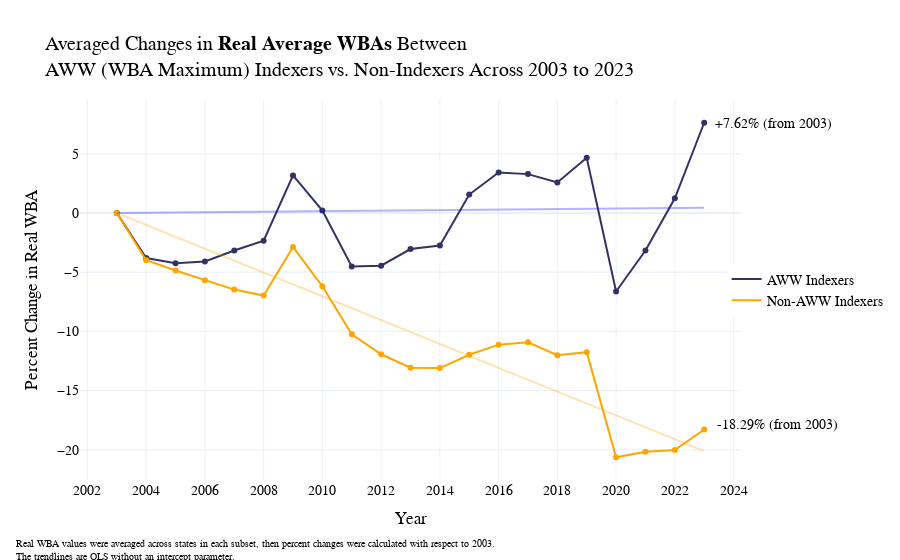

Notebook code cell kept with this figure:
### Code cell
X = avg_indexers["index"]
y = avg_indexers["Real Average WBA (regional, 2023 base)"]

X_reshaped = X.values.reshape(-1, 1)
model = sm.OLS(y, X, hasconst=False).fit()

x_pred = np.linspace(X.min(), X.max(), 100)
y_pred = model.predict(x_pred)
x_pred = x_pred + 2003

X = avg_nonindexers["index"]
y = avg_nonindexers["Real Average WBA (regional, 2023 base)"]

X_reshaped = X.values.reshape(-1, 1)
model = sm.OLS(y, X, hasconst=False).fit()

x_pred2 = np.linspace(X.min(), X.max(), 100)
y_pred2 = model.predict(x_pred2)
x_pred2 = x_pred2 + 2003

fig1 = px.line(data_frame = avg_indexers, 
             x = "Year", 
             y = "Real Average WBA (regional, 2023 base)",
              )
fig1.update_traces(line=dict(color = 'rgba(50, 50, 100,1)'), name="AWW Indexers", showlegend=True)

fig2 = px.scatter(data_frame = avg_indexers, 
                x = "Year", 
                y = "Real Average WBA (regional, 2023 base)",
                color_discrete_sequence=["rgb(50,50,100)"])

fig5 = px.line(data_frame = avg_nonindexers, 
             x = "Year", 
             y = "Real Average WBA (regional, 2023 base)",
              )
fig5.update_traces(line=dict(color = 'rgba(255, 165, 0,1)'), name="Non-AWW Indexers", showlegend=True)

fig6 = px.scatter(data_frame = avg_nonindexers, 
                x = "Year", 
                y = "Real Average WBA (regional, 2023 base)",
                color_discrete_sequence=["rgb(255, 165, 0)"])

fig1 = go.Figure(data= fig1.data + fig2.data + fig5.data + fig6.data)

fig1.add_trace(go.Scatter(
    x=x_pred,
    y=y_pred,
    mode='lines',
    line=dict(color='blue', width=2),
    opacity=0.3,
    showlegend=False
))
fig1.add_trace(go.Scatter(
    x=x_pred2,
    y=y_pred2,
    mode='lines',
    line=dict(color='orange', width=2),
    opacity=0.3,
    showlegend=False
))
fig1.update_layout(title_text="Averaged Changes in <b>Real Average WBAs</b> Between<br>AWW (WBA Maximum) Indexers vs. Non-Indexers Across 2003 to 2023",
                   xaxis_title="Year", yaxis_title="Percent Change in Real WBA",
                   height=500,
                   font=dict(
                        family="Cambria",  
                        size=14,         
                        color="black",
                    ),
                   xaxis=dict(
                        tickmode='linear',   
                        tick0=2000,          
                        dtick=2              
                    ),
                   yaxis=dict(
                        tick0=0,          
                        dtick=5 
                    ),
                   legend=dict(
                        orientation="v",     
                        x=1.1,
                        xanchor="center",
                        y=0.5
                    )
                  )

fig1.add_annotation(
    xref="paper", yref="paper",
    x=1.14, y=0.96,
    text="+7.62% (from 2003)",
    showarrow=False,
    font=dict(size=14, color="black"),
    align="left"
)
fig1.add_annotation(
    xref="paper", yref="paper",
    x=1.15, y=0.12,
    text="-18.29% (from 2003)",
    showarrow=False,
    font=dict(size=14, color="black"),
    align="left"
)
fig1.add_annotation(
    text='Real WBA values were averaged across states in each subset, then percent changes were calculated with respect to 2003.<br>The trendlines are OLS without an intercept parameter.',
    showarrow=False,
    xref="paper",
    yref="paper",
    x=-0.1,
    y=-0.15,
    xanchor="left",
    yanchor="top",
    font=dict(size=10),
    align="left"
)

### Figure 1 — Plotly figure (JSON) as saved in the notebook; plotly's stock layout.template omitted (floating-point values rounded to 4 significant figures)
{"data": [{"hovertemplate": "Year=%{x}<br>Real Average WBA (regional, 2023 base)=%{y}<extra></extra>", "legendgroup": "", "line": {"color": "rgba(50, 50, 100,1)", "dash": "solid"}, "marker": {"symbol": "circle"}, "mode": "lines", "name": "AWW Indexers", "orientation": "v", "showlegend": true, "type": "scatter", "x": [2003, 2004, 2005, 2006, 2007, 2008, 2009, 2010, 2011, 2012, 2013, 2014, 2015, 2016, 2017, 2018, 2019, 2020, 2021, 2022, 2023], "xaxis": "x", "y": [0, -3.81, -4.246, -4.091, -3.173, -2.342, 3.173, 0.2041, -4.527, -4.448, -3.045, -2.746, 1.556, 3.423, 3.284, 2.583, 4.666, -6.63, -3.166, 1.238, 7.623], "yaxis": "y"}, {"hovertemplate": "Year=%{x}<br>Real Average WBA (regional, 2023 base)=%{y}<extra></extra>", "legendgroup": "", "marker": {"color": "rgb(50,50,100)", "symbol": "circle"}, "mode": "markers", "name": "", "orientation": "v", "showlegend": false, "type": "scatter", "x": [2003, 2004, 2005, 2006, 2007, 2008, 2009, 2010, 2011, 2012, 2013, 2014, 2015, 2016, 2017, 2018, 2019, 2020, 2021, 2022, 2023], "xaxis": "x", "y": [0, -3.81, -4.246, -4.091, -3.173, -2.342, 3.173, 0.2041, -4.527, -4.448, -3.045, -2.746, 1.556, 3.423, 3.284, 2.583, 4.666, -6.63, -3.166, 1.238, 7.623], "yaxis": "y"}, {"hovertemplate": "Year=%{x}<br>Real Average WBA (regional, 2023 base)=%{y}<extra></extra>", "legendgroup": "", "line": {"color": "rgba(255, 165, 0,1)", "dash": "solid"}, "marker": {"symbol": "circle"}, "mode": "lines", "name": "Non-AWW Indexers", "orientation": "v", "showlegend": true, "type": "scatter", "x": [2003, 2004, 2005, 2006, 2007, 2008, 2009, 2010, 2011, 2012, 2013, 2014, 2015, 2016, 2017, 2018, 2019, 2020, 2021, 2022, 2023], "xaxis": "x", "y": [0, -3.986, -4.86, -5.689, -6.469, -6.973, -2.878, -6.19, -10.25, -11.93, -13.07, -13.1, -11.97, -11.12, -10.92, -12.01, -11.76, -20.63, -20.17, -20.03, -18.29], "yaxis": "y"}, {"hovertemplate": "Year=%{x}<br>Real Average WBA (regional, 2023 base)=%{y}<extra></extra>", "legendgroup": "", "marker": {"color": "rgb(255, 165, 0)", "symbol": "circle"}, "mode": "markers", "name": "", "orientation": "v", "showlegend": false, "type": "scatter", "x": [2003, 2004, 2005, 2006, 2007, 2008, 2009, 2010, 2011, 2012, 2013, 2014, 2015, 2016, 2017, 2018, 2019, 2020, 2021, 2022, 2023], "xaxis": "x", "y": [0, -3.986, -4.86, -5.689, -6.469, -6.973, -2.878, -6.19, -10.25, -11.93, -13.07, -13.1, -11.97, -11.12, -10.92, -12.01, -11.76, -20.63, -20.17, -20.03, -18.29], "yaxis": "y"}, {"line": {"color": "blue", "width": 2}, "mode": "lines", "opacity": 0.3, "showlegend": false, "type": "scatter", "x": [2003, 2003.0, 2003.0, 2004.0, 2004.0, 2004.0, 2004.0, 2004.0, 2005.0, 2005.0, 2005.0, 2005.0, 2005.0, 2006.0, 2006.0, 2006.0, 2006.0, 2006.0, 2007.0, 2007.0, 2007.0, 2007.0, 2007.0, 2008.0, 2008.0, 2008.0, 2008.0, 2008.0, 2009.0, 2009.0, 2009.0, 2009.0, 2009.0, 2010.0, 2010.0, 2010.0, 2010.0, 2010.0, 2011.0, 2011.0, 2011.0, 2011.0, 2011.0, 2012.0, 2012.0, 2012.0, 2012.0, 2012.0, 2013.0, 2013.0, 2013.0, 2013.0, 2014.0, 2014.0, 2014.0, 2014.0, 2014.0, 2015.0, 2015.0, 2015.0, 2015.0, 2015.0, 2016.0, 2016.0, 2016.0, 2016.0, 2016.0, 2017.0, 2017.0, 2017.0, 2017.0, 2017.0, 2018.0, 2018.0, 2018.0, 2018.0, 2018.0, 2019.0, 2019.0, 2019.0, 2019.0, 2019.0, 2020.0, 2020.0, 2020.0, 2020.0, 2020.0, 2021.0, 2021.0, 2021.0, 2021.0, 2021.0, 2022.0, 2022.0, 2022.0, 2022.0, 2022.0, 2023.0, 2023.0, 2023], "y": [0, 0.004465, 0.00893, 0.0134, 0.01786, 0.02233, 0.02679, 0.03126, 0.03572, 0.04019, 0.04465, 0.04912, 0.05358, 0.05805, 0.06251, 0.06698, 0.07144, 0.07591, 0.08037, 0.08484, 0.0893, 0.09377, 0.09823, 0.1027, 0.1072, 0.1116, 0.1161, 0.1206, 0.125, 0.1295, 0.134, 0.1384, 0.1429, 0.1473, 0.1518, 0.1563, 0.1607, 0.1652, 0.1697, 0.1741, 0.1786, 0.1831, 0.1875, 0.192, 0.1965, 0.2009, 0.2054, 0.2099, 0.2143, 0.2188, 0.2233, 0.2277, 0.2322, 0.2366, 0.2411, 0.2456, 0.25, 0.2545, 0.259, 0.2634, 0.2679, 0.2724, 0.2768, 0.2813, 0.2858, 0.2902, 0.2947, 0.2992, 0.3036, 0.3081, 0.3126, 0.317, 0.3215, 0.3259, 0.3304, 0.3349, 0.3393, 0.3438, 0.3483, 0.3527, 0.3572, 0.3617, 0.3661, 0.3706, 0.3751, 0.3795, 0.384, 0.3885, 0.3929, 0.3974, 0.4019, 0.4063, 0.4108, 0.4152, 0.4197, 0.4242, 0.4286, 0.4331, 0.4376, 0.442]}, {"line": {"color": "orange", "width": 2}, "mode": "lines", "opacity": 0.3, "showlegend": false, "type": "scatter", "x": [2003, 2003.0, 2003.0, 2004.0, 2004.0, 2004.0, 2004.0, 2004.0, 2005.0, 2005.0, 2005.0, 2005.0, 2005.0, 2006.0, 2006.0, 2006.0, 2006.0, 2006.0, 2007.0, 2007.0, 2007.0, 2007.0, 2007.0, 2008.0, 2008.0, 2008.0, 2008.0, 2008.0, 2009.0, 2009.0, 2009.0, 2009.0, 2009.0, 2010.0, 2010.0, 2010.0, 2010.0, 2010.0, 2011.0, 2011.0, 2011.0, 2011.0, 2011.0, 2012.0, 2012.0, 2012.0, 2012.0, 2012.0, 2013.0, 2013.0, 2013.0, 2013.0, 2014.0, 2014.0, 2014.0, 2014.0, 2014.0, 2015.0, 2015.0, 2015.0, 2015.0, 2015.0, 2016.0, 2016.0, 2016.0, 2016.0, 2016.0, 2017.0, 2017.0, 2017.0, 2017.0, 2017.0, 2018.0, 2018.0, 2018.0, 2018.0, 2018.0, 2019.0, 2019.0, 2019.0, 2019.0, 2019.0, 2020.0, 2020.0, 2020.0, 2020.0, 2020.0, 2021.0, 2021.0, 2021.0, 2021.0, 2021.0, 2022.0, 2022.0, 2022.0, 2022.0, 2022.0, 2023.0, 2023.0, 2023], "y": [0, -0.2031, -0.4063, -0.6094, -0.8126, -1.016, -1.219, -1.422, -1.625, -1.828, -2.031, -2.235, -2.438, -2.641, -2.844, -3.047, -3.25, -3.453, -3.657, -3.86, -4.063, -4.266, -4.469, -4.672, -4.876, -5.079, -5.282, -5.485, -5.688, -5.891, -6.094, -6.298, -6.501, -6.704, -6.907, -7.11, -7.313, -7.516, -7.72, -7.923, -8.126, -8.329, -8.532, -8.735, -8.938, -9.142, -9.345, -9.548, -9.751, -9.954, -10.16, -10.36, -10.56, -10.77, -10.97, -11.17, -11.38, -11.58, -11.78, -11.99, -12.19, -12.39, -12.6, -12.8, -13.0, -13.2, -13.41, -13.61, -13.81, -14.02, -14.22, -14.42, -14.63, -14.83, -15.03, -15.24, -15.44, -15.64, -15.85, -16.05, -16.25, -16.45, -16.66, -16.86, -17.06, -17.27, -17.47, -17.67, -17.88, -18.08, -18.28, -18.49, -18.69, -18.89, -19.1, -19.3, -19.5, -19.71, -19.91, -20.11]}], "layout": {"annotations": [{"align": "left", "font": {"color": "black", "size": 14}, "showarrow": false, "text": "+7.62% (from 2003)", "x": 1.14, "xref": "paper", "y": 0.96, "yref": "paper"}, {"align": "left", "font": {"color": "black", "size": 14}, "showarrow": false, "text": "-18.29% (from 2003)", "x": 1.15, "xref": "paper", "y": 0.12, "yref": "paper"}, {"align": "left", "font": {"size": 10}, "showarrow": false, "text": "Real WBA values were averaged across states in each subset, then percent changes were calculated with respect to 2003.<br>The trendlines are OLS without an intercept parameter.", "x": -0.1, "xanchor": "left", "xref": "paper", "y": -0.15, "yanchor": "top", "yref": "paper"}], "autosize": true, "font": {"color": "black", "family": "Cambria", "size": 14}, "legend": {"orientation": "v", "x": 1.1, "xanchor": "center", "y": 0.5}, "title": {"text": "Averaged Changes in <b>Real Average WBAs</b> Between<br>AWW (WBA Maximum) Indexers vs. Non-Indexers Across 2003 to 2023"}, "xaxis": {"autorange": true, "dtick": 2, "range": [2002.0, 2024.0], "tick0": 2000, "tickmode": "linear", "title": {"text": "Year"}, "type": "linear"}, "yaxis": {"autorange": true, "dtick": 5, "range": [-22.62, 9.612], "tick0": 0, "title": {"text": "Percent Change in Real WBA"}, "type": "linear"}}}
